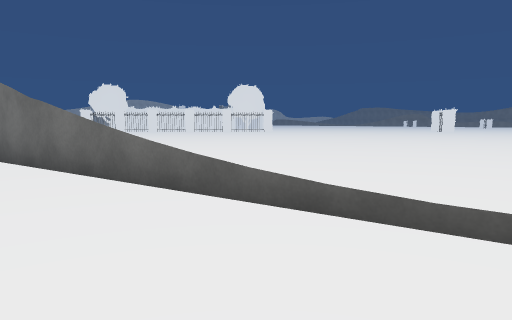
view 1 (above)

15 first-person views from a walk through a scene from a Unity 3-D project. The camera is 1.3 m above the floor, tilts 6° down and sees 70° across. The floor is counted in squares, 2 m on a side. Each view is taken from the middle of a square. On the plan, view 1 faces up. The plan holds only what a view shows up to about 11 squares ahead; the rest is blank. The place goes on beyond the plan. The player character is not drawn. Some animated figures are not drawn. Surface patterns are stand-ins for the level's own textures.

view 2
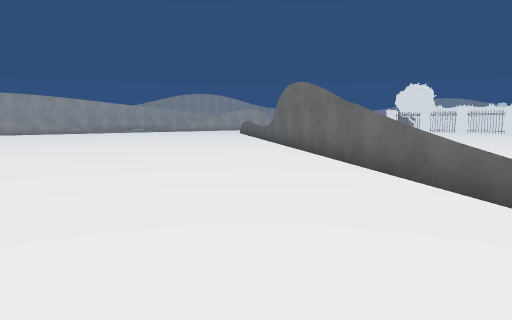

view 3
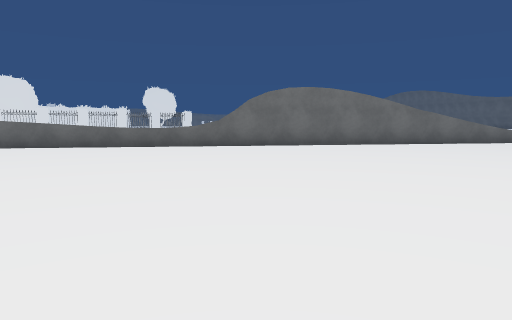

view 4
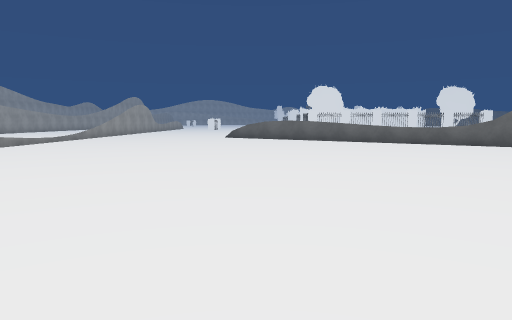

view 5
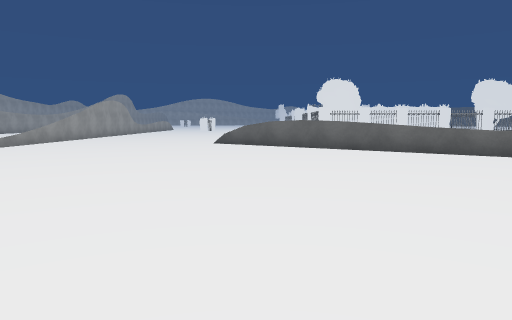

view 6
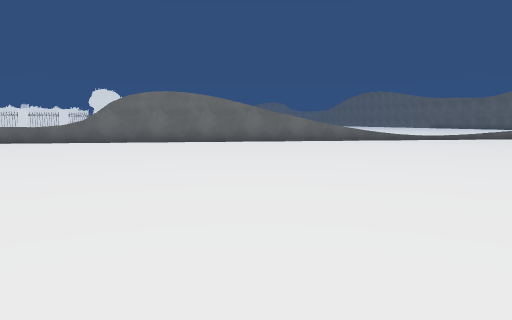

view 7
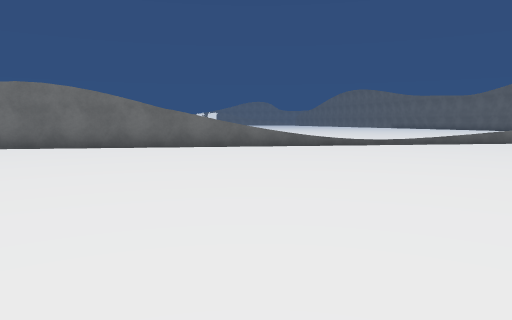

view 8
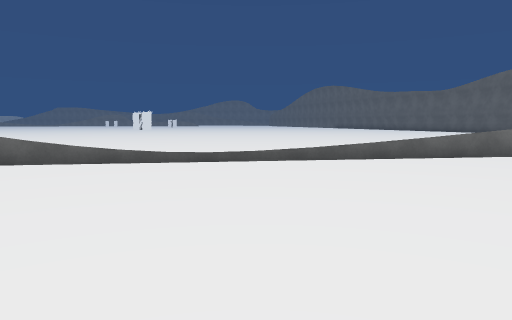

view 9
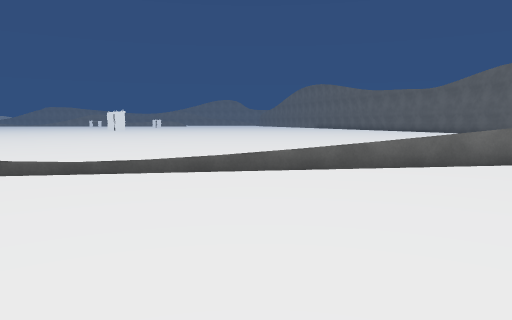

view 10
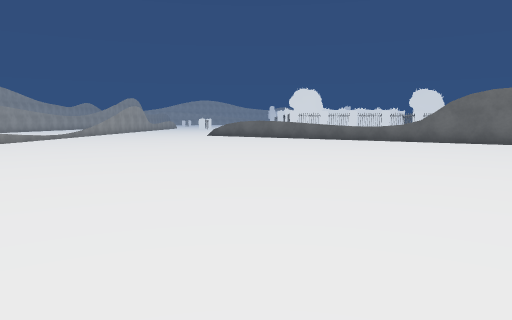

view 11
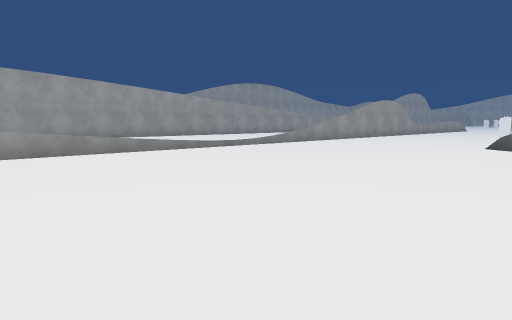

view 12
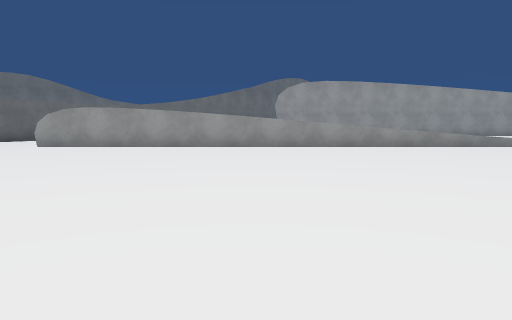

view 13
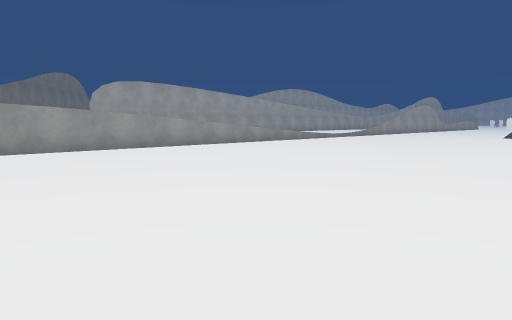

view 14
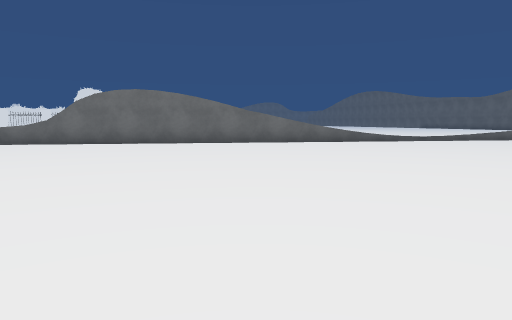

view 15
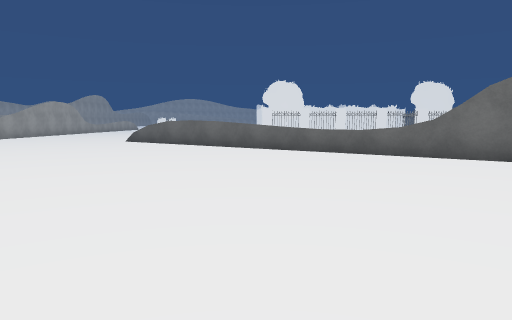

### Floor plan
Points are (right, up) in squares from view 1. A wall is a line through its corners. A room is listed if a view was taken in it or the views show most of it. See-through windows are left out.
Room 1 (views 1, 2, 3, 4, 5, 6, 7, 8, 9, 10, 11, 12, 13, 14, 15)
walls: (0.6, 2.5) (-15.2, 13.9); (-20.4, 7.5) (-20.4, -3.5); (6.5, -1.9) (3.5, 0.3)
ways out: opening at (-18.1, 10.7); opening at (2, 1.3); gap at (-20, 7)

Positions as (right, up) in squares from view 1, and headings:
1: (0, 0), facing up
2: (0, 0), facing up-left
3: (-14, 1), facing up-right
4: (-14, -1), facing up
5: (-14, 3), facing up
6: (-12, -3), facing up-right
7: (-8, -3), facing up-right
8: (-2, -3), facing up-right
9: (0, -3), facing up-right
10: (-13, -3), facing up
11: (-13, 4), facing up-left
12: (-11, 2), facing left
13: (-12, -3), facing up-left
14: (-11, -3), facing up-right
15: (-11, 2), facing up
